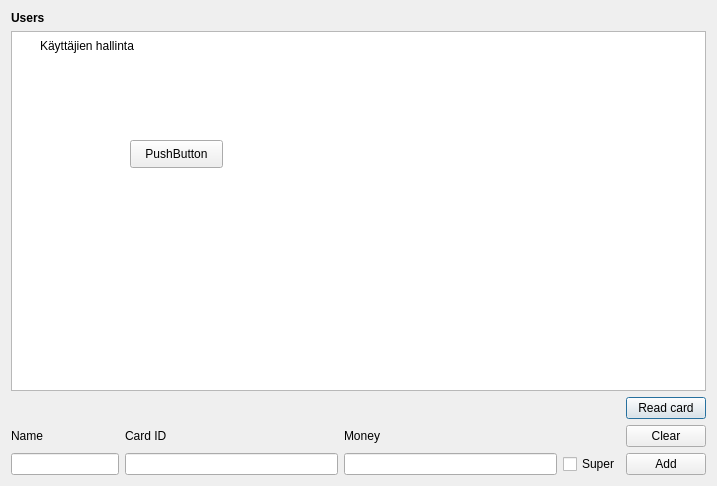
<?xml version="1.0" encoding="UTF-8"?>
<ui version="4.0">
 <class>user_management</class>
 <widget class="QDialog" name="user_management">
  <property name="geometry">
   <rect>
    <x>0</x>
    <y>0</y>
    <width>717</width>
    <height>486</height>
   </rect>
  </property>
  <property name="sizePolicy">
   <sizepolicy hsizetype="Preferred" vsizetype="Preferred">
    <horstretch>100</horstretch>
    <verstretch>100</verstretch>
   </sizepolicy>
  </property>
  <property name="windowTitle">
   <string>Dialog</string>
  </property>
  <layout class="QGridLayout" name="gridLayout">
   <item row="5" column="4">
    <widget class="QLineEdit" name="lineMoney"/>
   </item>
   <item row="5" column="0" colspan="3">
    <widget class="QLineEdit" name="lineName"/>
   </item>
   <item row="3" column="4">
    <widget class="QLabel" name="label_4">
     <property name="text">
      <string>Money</string>
     </property>
    </widget>
   </item>
   <item row="3" column="3">
    <widget class="QLabel" name="label_3">
     <property name="text">
      <string>Card ID</string>
     </property>
    </widget>
   </item>
   <item row="3" column="0">
    <widget class="QLabel" name="label_2">
     <property name="text">
      <string>Name</string>
     </property>
    </widget>
   </item>
   <item row="5" column="3">
    <widget class="QLineEdit" name="lineID"/>
   </item>
   <item row="1" column="0" colspan="7">
    <widget class="QTableWidget" name="userView"/>
   </item>
   <item row="2" column="6">
    <widget class="QPushButton" name="readCard">
     <property name="text">
      <string>Read card</string>
     </property>
    </widget>
   </item>
   <item row="5" column="6">
    <widget class="QPushButton" name="add_user">
     <property name="sizePolicy">
      <sizepolicy hsizetype="Minimum" vsizetype="Minimum">
       <horstretch>0</horstretch>
       <verstretch>0</verstretch>
      </sizepolicy>
     </property>
     <property name="text">
      <string>Add</string>
     </property>
    </widget>
   </item>
   <item row="0" column="0">
    <widget class="QLabel" name="label">
     <property name="font">
      <font>
       <weight>75</weight>
       <bold>true</bold>
      </font>
     </property>
     <property name="text">
      <string>Users</string>
     </property>
    </widget>
   </item>
   <item row="3" column="6">
    <widget class="QPushButton" name="clear">
     <property name="sizePolicy">
      <sizepolicy hsizetype="Minimum" vsizetype="Minimum">
       <horstretch>0</horstretch>
       <verstretch>0</verstretch>
      </sizepolicy>
     </property>
     <property name="text">
      <string>Clear</string>
     </property>
    </widget>
   </item>
   <item row="5" column="5">
    <widget class="QCheckBox" name="checkSuper">
     <property name="text">
      <string>Super</string>
     </property>
    </widget>
   </item>
  </layout>
  <widget class="QLabel" name="label">
   <property name="geometry">
    <rect>
     <x>40</x>
     <y>30</y>
     <width>121</width>
     <height>31</height>
    </rect>
   </property>
   <property name="text">
    <string>Käyttäjien hallinta</string>
   </property>
  </widget>
  <widget class="QPushButton" name="pushButton">
   <property name="geometry">
    <rect>
     <x>130</x>
     <y>140</y>
     <width>93</width>
     <height>28</height>
    </rect>
   </property>
   <property name="text">
    <string>PushButton</string>
   </property>
  </widget>
 </widget>
 <resources/>
 <connections/>
</ui>
